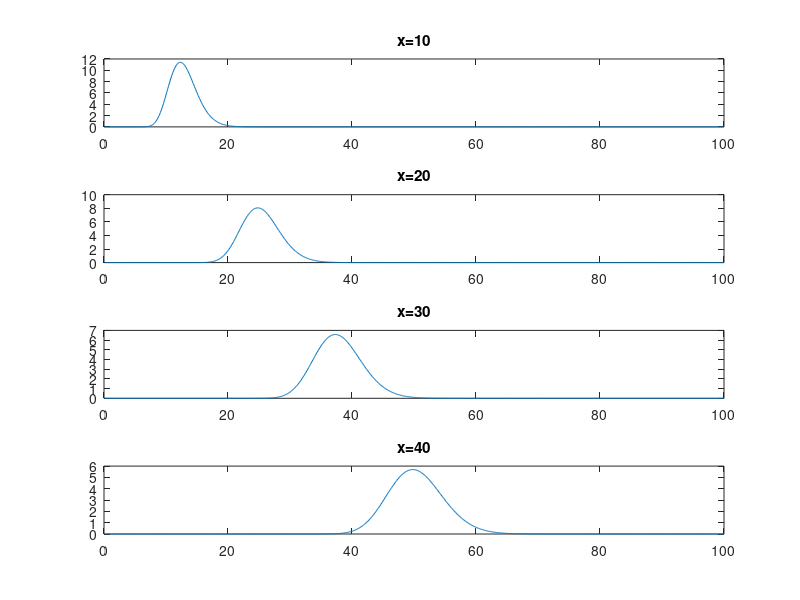

Recreate this plot in MATLAB.
t = 0:0.1:100;
u=0.8;
D=0.123;
M=50;
x1 = 10;
x2 = 20;
x3 = 30;
x4 = 40;
C1 = (M./(2*sqrt((D*pi).*t))).*exp(-(x1-u*t).^2./((D*4).*t));
C2 = (M./(2*sqrt((D*pi).*t))).*exp(-(x2-u*t).^2./((D*4).*t));
C3 = (M./(2*sqrt((D*pi).*t))).*exp(-(x3-u*t).^2./((D*4).*t));
C4 = (M./(2*sqrt((D*pi).*t))).*exp(-(x4-u*t).^2./((D*4).*t));
subplot(4,1,1); plot(t,C1);title(['x=',num2str(x1)]);
subplot(4,1,2); plot(t,C2);title(['x=',num2str(x2)]);
subplot(4,1,3); plot(t,C3);title(['x=',num2str(x3)]);
subplot(4,1,4); plot(t,C4);title(['x=',num2str(x4)]);

fid=fopen('C1.txt','wt');
fprintf(fid,'%g, ',C1);
fclose(fid);

fid=fopen('C2.txt','wt');
fprintf(fid,'%g, ',C2);
fclose(fid);

fid=fopen('C3.txt','wt');
fprintf(fid,'%g, ',C3);
fclose(fid);

fid=fopen('C4.txt','wt');
fprintf(fid,'%g, ',C4);
fclose(fid);